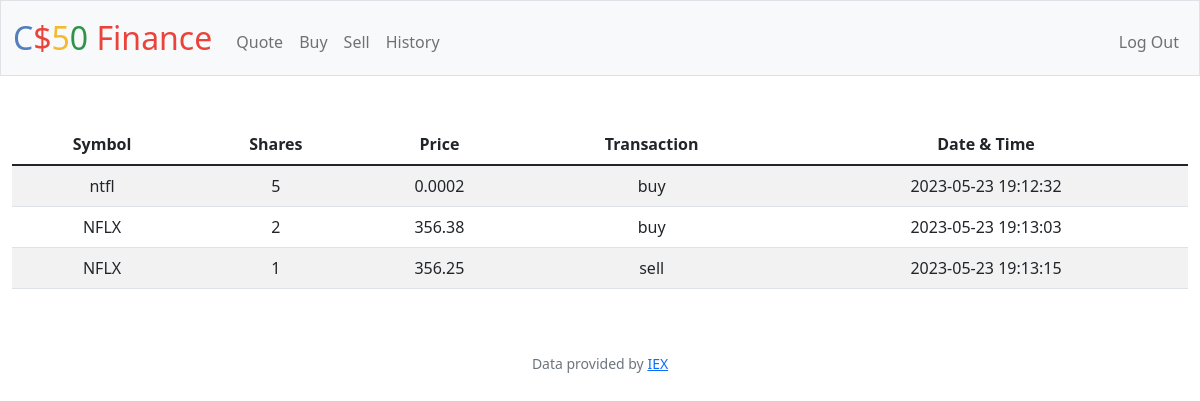
The app's page /history (signed in) with its own data.
### tables this page shows
CREATE TABLE history (
    username_id INTEGER NOT NULL,
    symbol TEXT NOT NULL,
    transaction_type TEXT NOT NULL,
    shares INTEGER NOT NULL DEFAULT 0,
    price REAL NOT NULL,
    history TIMESTAMP DEFAULT CURRENT_TIMESTAMP,
    FOREIGN KEY (username_id) REFERENCES users(id)
);

### app.py (the view)
@app.route("/history")
@login_required
def history():
    current_user = session["user_id"]
    history_transactions = db.execute(
        "SELECT symbol, transaction_type, shares, price, history FROM history WHERE username_id = ?", current_user)
    if not history:
        return apology("No history")
    return render_template("history.html", history_transactions=history_transactions)

### app.py (called while the page is built)
@app.after_request
def after_request(response):
    response.headers["Cache-Control"] = "no-cache, no-store, must-revalidate"
    response.headers["Expires"] = 0
    response.headers["Pragma"] = "no-cache"
    return response

### helpers.py (called while the page is built)
def login_required(f):
    @wraps(f)
    def decorated_function(*args, **kwargs):
        if session.get("user_id") is None:
            return redirect("/login")
        return f(*args, **kwargs)
    return decorated_function

### templates/history.html (shortened to what this page needs)
{% extends "layout.html" %}
{% block main %}
    <table class="table table-striped">
        <thead>
            <tr>
                <th scope="col">Symbol</th>
                <th scope="col">Shares</th>
                <th scope="col">Price</th>
                <th scope="col">Transaction</th>
                <th scope="col">Date & Time</th>
            </tr>
        </thead>
        <tbody>
            {% for hist in history_transactions %}
                <tr>
                    <td>{{ hist.symbol }}</td>
                    <td>{{ hist.shares }}</td>
                    <td>{{ hist.price }}</td>
                    <td>{{ hist.transaction_type }}</td>
                    <td>{{ hist.history }}</td>
                </tr>
            {% endfor %}
        </tbody>
    </table>
{% endblock %}

### templates/layout.html (shortened to what this page needs)
<!DOCTYPE html>
<html lang="en">
    <head>
        <link href="https://cdn.jsdelivr.net/npm/bootstrap@5.1.3/dist/css/bootstrap.min.css" rel="stylesheet">
        <link href="/static/styles.css" rel="stylesheet">
    </head>
    <body>
        <nav class="bg-light border navbar navbar-expand-md navbar-light">
            <div class="container-fluid">
                <a class="navbar-brand" href="/"><span class="blue">C</span><span class="red">$</span><span class="yellow">5</span><span class="green">0</span> <span class="red">Finance</span></a>
                <div class="collapse navbar-collapse" id="navbar">
                    {% if session["user_id"] %}
                        <ul class="navbar-nav me-auto mt-2">
                            <li class="nav-item"><a class="nav-link" href="/quote">Quote</a></li>
                            <li class="nav-item"><a class="nav-link" href="/buy">Buy</a></li>
                            <li class="nav-item"><a class="nav-link" href="/sell">Sell</a></li>
                            <li class="nav-item"><a class="nav-link" href="/history">History</a></li>
                        </ul>
                        <ul class="navbar-nav ms-auto mt-2">
                            <li class="nav-item"><a class="nav-link" href="/logout">Log Out</a></li>
                        </ul>
                    {% else %}
                        <ul class="navbar-nav ms-auto mt-2">
                            <li class="nav-item"><a class="nav-link" href="/register">Register</a></li>
                            <li class="nav-item"><a class="nav-link" href="/login">Log In</a></li>
                        </ul>
                    {% endif %}
                </div>
            </div>
        </nav>
        <main class="container-fluid py-5 text-center">
            {% block main %}{% endblock %}
        </main>
        <footer class="mb-5 small text-center text-muted">
            Data provided by <a href="https://iexcloud.io/">IEX</a>
        </footer>
    </body>
</html>

### static/styles.css (style rules this page uses)
nav .navbar-brand { font-size: xx-large; }
nav .navbar-brand .blue { color: #537fbe; }
nav .navbar-brand .red { color: #ea433b; }
nav .navbar-brand .yellow { color: #f5b82e; }
nav .navbar-brand .green { color: #2e944b; }

### records on screen
history: symbol "ntfl", shares "5", price "0.0002", transaction_type "buy", history "2023-05-23 19:12:32"
history: symbol "NFLX", shares "2", price "356.38", transaction_type "buy", history "2023-05-23 19:13:03"
history: symbol "NFLX", shares "1", price "356.25", transaction_type "sell", history "2023-05-23 19:13:15"
